Frame 1 (no input): blank canvas, image omitted
Frame 60 (no input): blank canvas, image omitted
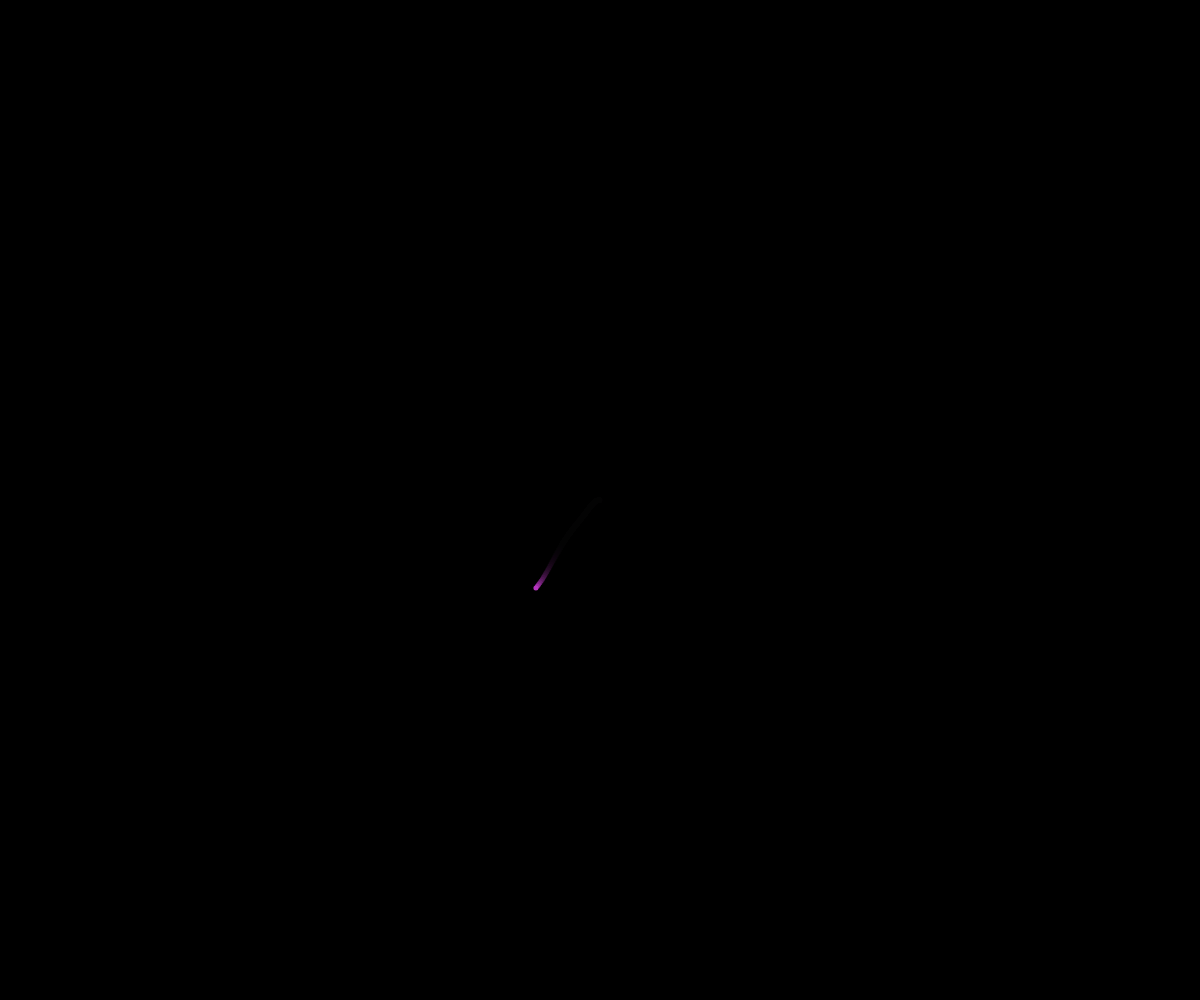
Frame 120 (the mouse pressed at the canvas centre since frame 60)

The p5.js sketch whose frames 1 and 60 were blank and that drew this single picture after the mouse press (run headless with seeded random() and noise() and a simulated clock; from frame 60 on, the mouse is pressed at the canvas centre):

// p5.js sketch
// ── sketch.js
// Object-Object Interactions 
// Mr. Scott
// March 25, 2026

// Globals
let nodes = [];
let reach = 150;

function setup() {
  createCanvas(windowWidth, windowHeight);
  background(0);
}

function draw() {
  background(0,40);
  //if no deletions, loop by item
  for(let n of nodes){
    n.move();
    n.connect(nodes);
    n.display();
  }
}

function mousePressed(){
  if( mouseButton === "center"){
    for(let i = 0; i < 50; i++){
      let x = random(-50,50);
      let y = random(-50,50);
      nodes.push(new csNode(mouseX+x, mouseY+y));
    }
  }
  if( mouseButton === "left" ){
    let n = new csNode(mouseX, mouseY);
    nodes.push(n);
  }
}

class csNode{
  //1. constructor
  constructor(x,y){
    //properties related to pos/display
    this.x = x;   this.y = y;   this.size = 5;
    this.c = color(random(255),random(255),random(255));

    //properties related to movement
    this.xTime = random(100);  this.yTime = random(100);
    this.timeShift = 0.01;  this.maxSpeed = 5;
  }

  //2. Class Methods
  display(){
    fill(this.c);
    noStroke();
    circle(this.x, this.y, this.size);
  }

  move(){
    //use perlin noise for x,y movement
    let xSpeed = noise(this.xTime);  //0-1
    xSpeed = map(xSpeed, 0, 1, -this.maxSpeed, this.maxSpeed);
    this.xTime += this.timeShift;

    this.x += xSpeed;
    if(this.x < 0) this.x = width;
    else if (this.x > width) this.x = 0;

    //Do the same thing for y component
    let ySpeed = noise(this.yTime);
    ySpeed = map(ySpeed, 0, 1, -this.maxSpeed, this.maxSpeed);
    this.yTime += this.timeShift;

    this.y += ySpeed;
    if(this.y < 0) this.y = height;
    else if(this.y > height) this.y = 0;
  }

  connect(nodeArray){
    //check if the current csNode is close to any other
    //csNode, and if so join with a line.
    stroke(this.c);
    for(let n of nodeArray){
      //this.x,this.y   n.x, n.y
      if(n !== this){ //don't compare to yourself
        let d = dist(this.x,this.y,n.x,n.y);
        if(d < reach){ //the two nodes ARE close...
          line(this.x, this.y, n.x, n.y);
        }
      } 
    }
  }

}
